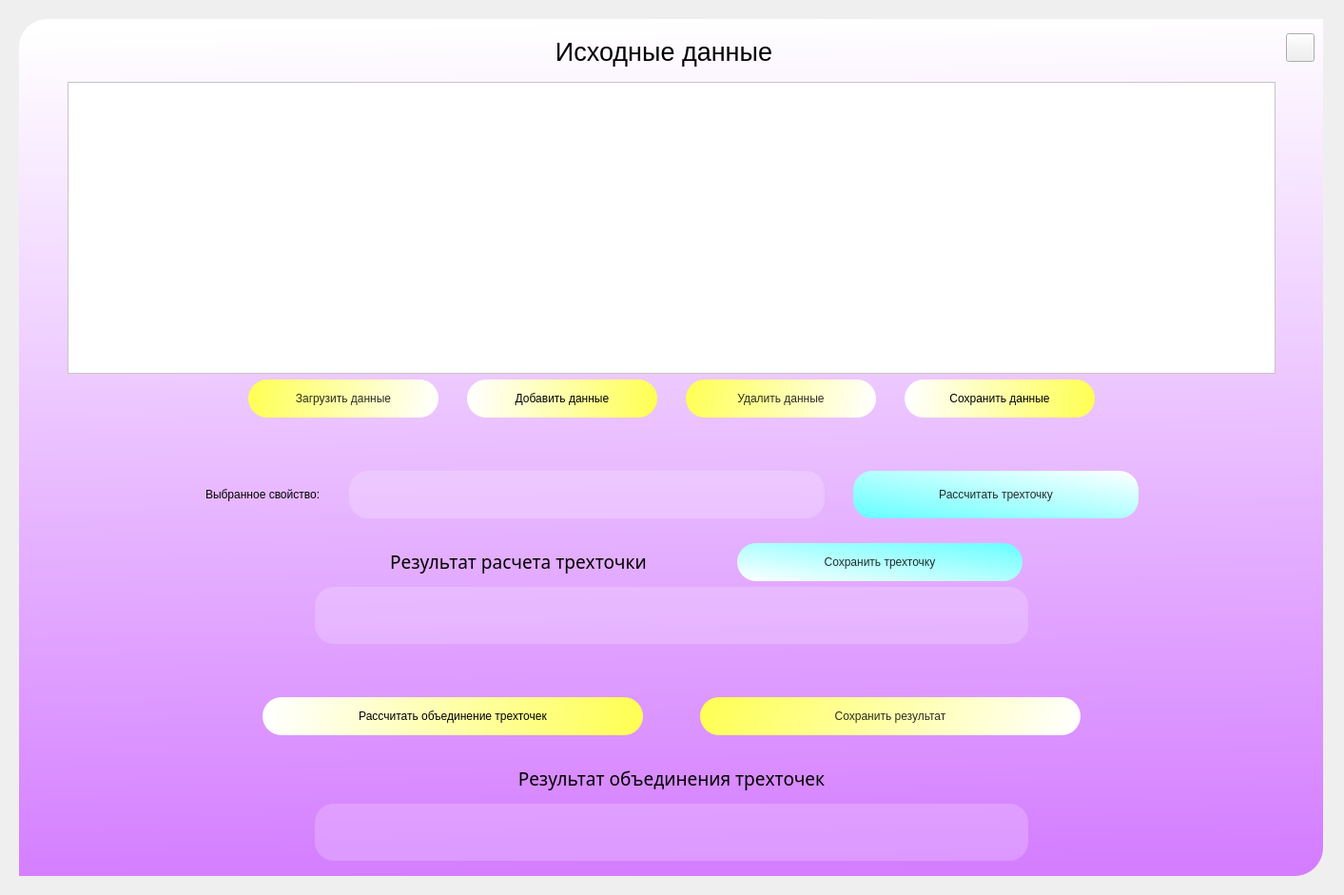
<?xml version="1.0" encoding="UTF-8"?>
<ui version="4.0">
 <class>MainWindow</class>
 <widget class="QMainWindow" name="MainWindow">
  <property name="windowModality">
   <enum>Qt::NonModal</enum>
  </property>
  <property name="enabled">
   <bool>true</bool>
  </property>
  <property name="geometry">
   <rect>
    <x>0</x>
    <y>0</y>
    <width>1413</width>
    <height>941</height>
   </rect>
  </property>
  <property name="sizePolicy">
   <sizepolicy hsizetype="Expanding" vsizetype="Expanding">
    <horstretch>0</horstretch>
    <verstretch>0</verstretch>
   </sizepolicy>
  </property>
  <property name="minimumSize">
   <size>
    <width>0</width>
    <height>0</height>
   </size>
  </property>
  <property name="maximumSize">
   <size>
    <width>16777215</width>
    <height>16777215</height>
   </size>
  </property>
  <property name="cursor">
   <cursorShape>ArrowCursor</cursorShape>
  </property>
  <property name="mouseTracking">
   <bool>false</bool>
  </property>
  <property name="tabletTracking">
   <bool>false</bool>
  </property>
  <property name="acceptDrops">
   <bool>false</bool>
  </property>
  <property name="windowTitle">
   <string>Statistical compression of one-dimential arrays</string>
  </property>
  <property name="styleSheet">
   <string notr="true"/>
  </property>
  <property name="animated">
   <bool>true</bool>
  </property>
  <widget class="QWidget" name="centralwidget">
   <widget class="QLabel" name="label_5">
    <property name="geometry">
     <rect>
      <x>20</x>
      <y>20</y>
      <width>1371</width>
      <height>901</height>
     </rect>
    </property>
    <property name="styleSheet">
     <string notr="true">background-color: qlineargradient(spread:pad, x1:0.522, y1:1, x2:0.493, y2:0, stop:0 rgba(212, 125, 255, 255), stop:1 rgba(255, 255, 255, 255));
border-top-left-radius: 30px;
border-bottom-right-radius: 30px;</string>
    </property>
    <property name="text">
     <string/>
    </property>
   </widget>
   <widget class="QWidget" name="layoutWidget">
    <property name="geometry">
     <rect>
      <x>30</x>
      <y>30</y>
      <width>1352</width>
      <height>875</height>
     </rect>
    </property>
    <layout class="QVBoxLayout" name="verticalLayout_6">
     <item>
      <layout class="QVBoxLayout" name="verticalLayout">
       <property name="sizeConstraint">
        <enum>QLayout::SetMinimumSize</enum>
       </property>
       <item>
        <layout class="QHBoxLayout" name="horizontalLayout_10">
         <item>
          <layout class="QHBoxLayout" name="horizontalLayout_12">
           <item>
            <spacer name="horizontalSpacer_8">
             <property name="orientation">
              <enum>Qt::Horizontal</enum>
             </property>
             <property name="sizeType">
              <enum>QSizePolicy::Fixed</enum>
             </property>
             <property name="sizeHint" stdset="0">
              <size>
               <width>505</width>
               <height>20</height>
              </size>
             </property>
            </spacer>
           </item>
           <item>
            <widget class="QLabel" name="label_4">
             <property name="minimumSize">
              <size>
               <width>0</width>
               <height>50</height>
              </size>
             </property>
             <property name="maximumSize">
              <size>
               <width>16777215</width>
               <height>50</height>
              </size>
             </property>
             <property name="styleSheet">
              <string notr="true">background-color: rgba(255, 255, 255, 0);
font: 75 italic 26pt &quot;Century Gothic&quot;;
</string>
             </property>
             <property name="text">
              <string>&lt;html&gt;&lt;head/&gt;&lt;body&gt;&lt;p align=&quot;center&quot;&gt;&lt;span style=&quot; font-size:20pt;&quot;&gt;Исходные данные&lt;/span&gt;&lt;/p&gt;&lt;/body&gt;&lt;/html&gt;</string>
             </property>
            </widget>
           </item>
           <item>
            <spacer name="horizontalSpacer_7">
             <property name="orientation">
              <enum>Qt::Horizontal</enum>
             </property>
             <property name="sizeType">
              <enum>QSizePolicy::Fixed</enum>
             </property>
             <property name="sizeHint" stdset="0">
              <size>
               <width>485</width>
               <height>20</height>
              </size>
             </property>
            </spacer>
           </item>
           <item>
            <layout class="QVBoxLayout" name="verticalLayout_7">
             <item>
              <widget class="QPushButton" name="CloseButton">
               <property name="minimumSize">
                <size>
                 <width>30</width>
                 <height>30</height>
                </size>
               </property>
               <property name="maximumSize">
                <size>
                 <width>30</width>
                 <height>30</height>
                </size>
               </property>
               <property name="styleSheet">
                <string notr="true">QPushButton#CloseButton{
	border-image: url(:/images/resources/Group 84.png);
}

QPushButton#CloseButton:hover{
border-image: url(:/images/resources/Group 85.png);
}

QPushButton#CloseButton:pressed{
border-image: url(:/images/resources/Group 85.png);
}</string>
               </property>
               <property name="text">
                <string/>
               </property>
              </widget>
             </item>
             <item>
              <spacer name="verticalSpacer_3">
               <property name="orientation">
                <enum>Qt::Vertical</enum>
               </property>
               <property name="sizeType">
                <enum>QSizePolicy::Fixed</enum>
               </property>
               <property name="sizeHint" stdset="0">
                <size>
                 <width>20</width>
                 <height>10</height>
                </size>
               </property>
              </spacer>
             </item>
            </layout>
           </item>
          </layout>
         </item>
        </layout>
       </item>
      </layout>
     </item>
     <item>
      <layout class="QHBoxLayout" name="horizontalLayout_11">
       <item>
        <spacer name="horizontalSpacer_5">
         <property name="orientation">
          <enum>Qt::Horizontal</enum>
         </property>
         <property name="sizeHint" stdset="0">
          <size>
           <width>40</width>
           <height>20</height>
          </size>
         </property>
        </spacer>
       </item>
       <item>
        <widget class="QTableView" name="tableView">
         <property name="minimumSize">
          <size>
           <width>1270</width>
           <height>250</height>
          </size>
         </property>
         <property name="styleSheet">
          <string notr="true">background-color: rgb(255, 255, 255);
font: 10pt &quot;Century Gothic&quot;;</string>
         </property>
        </widget>
       </item>
       <item>
        <spacer name="horizontalSpacer_6">
         <property name="orientation">
          <enum>Qt::Horizontal</enum>
         </property>
         <property name="sizeHint" stdset="0">
          <size>
           <width>40</width>
           <height>20</height>
          </size>
         </property>
        </spacer>
       </item>
      </layout>
     </item>
     <item>
      <layout class="QHBoxLayout" name="horizontalLayout">
       <property name="spacing">
        <number>30</number>
       </property>
       <item>
        <spacer name="horizontalSpacer">
         <property name="orientation">
          <enum>Qt::Horizontal</enum>
         </property>
         <property name="sizeHint" stdset="0">
          <size>
           <width>40</width>
           <height>20</height>
          </size>
         </property>
        </spacer>
       </item>
       <item>
        <widget class="QPushButton" name="DownloadButton">
         <property name="sizePolicy">
          <sizepolicy hsizetype="Fixed" vsizetype="Fixed">
           <horstretch>0</horstretch>
           <verstretch>0</verstretch>
          </sizepolicy>
         </property>
         <property name="minimumSize">
          <size>
           <width>200</width>
           <height>40</height>
          </size>
         </property>
         <property name="styleSheet">
          <string notr="true">QPushButton#DownloadButton{
border-radius: 20px;
background-color: qlineargradient(spread:pad, x1:0, y1:0.483, x2:1, y2:0.523, stop:0 rgba(255, 255, 85, 255), stop:1 rgba(255, 255, 255, 255));
color:rgba(0, 0, 0, 210);
font: 12pt &quot;Century Gothic&quot;;
}

QPushButton#DownloadButton:hover{
background-color: qlineargradient(spread:pad, x1:0.985, y1:0.506, x2:0.00995025, y2:0.495, stop:0 rgba(255, 255, 85, 255), stop:1 rgba(255, 255, 255, 255));
}

QPushButton#DownloadButton:pressed{
background-color: rgba(255, 255, 85, 255);
}
</string>
         </property>
         <property name="text">
          <string>Загрузить данные</string>
         </property>
        </widget>
       </item>
       <item>
        <widget class="QPushButton" name="AddButton">
         <property name="sizePolicy">
          <sizepolicy hsizetype="Fixed" vsizetype="Fixed">
           <horstretch>0</horstretch>
           <verstretch>0</verstretch>
          </sizepolicy>
         </property>
         <property name="minimumSize">
          <size>
           <width>200</width>
           <height>40</height>
          </size>
         </property>
         <property name="styleSheet">
          <string notr="true">QPushButton#AddButton{
border-radius: 20px;
background-color: qlineargradient(spread:pad, x1:0.985, y1:0.506, x2:0.00995025, y2:0.495, stop:0 rgba(255, 255, 85, 255), stop:1 rgba(255, 255, 255, 255));
font: 12pt &quot;Century Gothic&quot;;
}

QPushButton#AddButton:hover{
border-radius: 20px;
background-color: qlineargradient(spread:pad, x1:0, y1:0.483, x2:1, y2:0.523, stop:0 rgba(255, 255, 85, 255), stop:1 rgba(255, 255, 255, 255));
color:rgba(0, 0, 0, 210);
font: 12pt &quot;Century Gothic&quot;;
}

QPushButton#AddButton:pressed{
background-color: rgba(255, 255, 85, 255);
}</string>
         </property>
         <property name="text">
          <string>Добавить данные</string>
         </property>
        </widget>
       </item>
       <item>
        <widget class="QPushButton" name="DeleteButton">
         <property name="sizePolicy">
          <sizepolicy hsizetype="Fixed" vsizetype="Fixed">
           <horstretch>0</horstretch>
           <verstretch>0</verstretch>
          </sizepolicy>
         </property>
         <property name="minimumSize">
          <size>
           <width>200</width>
           <height>40</height>
          </size>
         </property>
         <property name="styleSheet">
          <string notr="true">QPushButton#DeleteButton{
border-radius: 20px;
background-color: qlineargradient(spread:pad, x1:0, y1:0.483, x2:1, y2:0.523, stop:0 rgba(255, 255, 85, 255), stop:1 rgba(255, 255, 255, 255));
color:rgba(0, 0, 0, 210);
font: 12pt &quot;Century Gothic&quot;;
}

QPushButton#DeleteButton:hover{
background-color: qlineargradient(spread:pad, x1:0.985, y1:0.506, x2:0.00995025, y2:0.495, stop:0 rgba(255, 255, 85, 255), stop:1 rgba(255, 255, 255, 255));
}

QPushButton#DeleteButton:pressed{
background-color: rgba(255, 255, 85, 255);
}</string>
         </property>
         <property name="text">
          <string>Удалить данные</string>
         </property>
        </widget>
       </item>
       <item>
        <widget class="QPushButton" name="SaveButton">
         <property name="sizePolicy">
          <sizepolicy hsizetype="Fixed" vsizetype="Fixed">
           <horstretch>0</horstretch>
           <verstretch>0</verstretch>
          </sizepolicy>
         </property>
         <property name="minimumSize">
          <size>
           <width>200</width>
           <height>40</height>
          </size>
         </property>
         <property name="styleSheet">
          <string notr="true">QPushButton#SaveButton{
border-radius: 20px;
background-color: qlineargradient(spread:pad, x1:0.985, y1:0.506, x2:0.00995025, y2:0.495, stop:0 rgba(255, 255, 85, 255), stop:1 rgba(255, 255, 255, 255));
font: 12pt &quot;Century Gothic&quot;;
}

QPushButton#SaveButton:hover{
border-radius: 20px;
background-color: qlineargradient(spread:pad, x1:0, y1:0.483, x2:1, y2:0.523, stop:0 rgba(255, 255, 85, 255), stop:1 rgba(255, 255, 255, 255));
color:rgba(0, 0, 0, 210);
font: 12pt &quot;Century Gothic&quot;;
}

QPushButton#SaveButton:pressed{
background-color: rgba(255, 255, 85, 255);
}</string>
         </property>
         <property name="text">
          <string>Сохранить данные</string>
         </property>
        </widget>
       </item>
       <item>
        <spacer name="horizontalSpacer_2">
         <property name="orientation">
          <enum>Qt::Horizontal</enum>
         </property>
         <property name="sizeHint" stdset="0">
          <size>
           <width>40</width>
           <height>20</height>
          </size>
         </property>
        </spacer>
       </item>
      </layout>
     </item>
     <item>
      <layout class="QVBoxLayout" name="verticalLayout_2">
       <item>
        <spacer name="verticalSpacer">
         <property name="orientation">
          <enum>Qt::Vertical</enum>
         </property>
         <property name="sizeType">
          <enum>QSizePolicy::Fixed</enum>
         </property>
         <property name="sizeHint" stdset="0">
          <size>
           <width>20</width>
           <height>50</height>
          </size>
         </property>
        </spacer>
       </item>
       <item>
        <layout class="QHBoxLayout" name="horizontalLayout_4">
         <property name="spacing">
          <number>30</number>
         </property>
         <item>
          <spacer name="horizontalSpacer_3">
           <property name="orientation">
            <enum>Qt::Horizontal</enum>
           </property>
           <property name="sizeHint" stdset="0">
            <size>
             <width>40</width>
             <height>20</height>
            </size>
           </property>
          </spacer>
         </item>
         <item>
          <widget class="QLabel" name="label_2">
           <property name="mouseTracking">
            <bool>false</bool>
           </property>
           <property name="styleSheet">
            <string notr="true">background-color:rgba(255, 255, 255, 0);
font: 75 12pt &quot;Segoe Script&quot;;</string>
           </property>
           <property name="text">
            <string>Выбранное свойство:</string>
           </property>
          </widget>
         </item>
         <item>
          <widget class="QLineEdit" name="propertylineEdit">
           <property name="minimumSize">
            <size>
             <width>500</width>
             <height>50</height>
            </size>
           </property>
           <property name="styleSheet">
            <string notr="true">border-radius: 20px;
background-color: rgba(255, 255, 255, 50);
font: 8pt &quot;Century Gothic&quot;;
text-align: center
</string>
           </property>
           <property name="readOnly">
            <bool>true</bool>
           </property>
          </widget>
         </item>
         <item>
          <widget class="QPushButton" name="PointButton">
           <property name="sizePolicy">
            <sizepolicy hsizetype="Fixed" vsizetype="Fixed">
             <horstretch>0</horstretch>
             <verstretch>0</verstretch>
            </sizepolicy>
           </property>
           <property name="minimumSize">
            <size>
             <width>300</width>
             <height>50</height>
            </size>
           </property>
           <property name="styleSheet">
            <string notr="true">QPushButton#PointButton{
border-radius: 20px;
background-color: qlineargradient(spread:pad, x1:0, y1:0.988636, x2:1, y2:0, stop:0 rgba(102, 255, 255, 255), stop:1 rgba(255, 255, 255, 255));
color:rgba(0, 0, 0, 210);
font: 75 12pt &quot;Segoe Script&quot;;
}

QPushButton#PointButton:hover{
background-color: qlineargradient(spread:pad, x1:1, y1:0, x2:0, y2:1, stop:0 rgba(102, 255, 255, 255), stop:1 rgba(255, 255, 255, 255));
}

QPushButton#PointButton:pressed{
background-color: rgba(102, 255, 255, 255);
}</string>
           </property>
           <property name="text">
            <string>Рассчитать трехточку</string>
           </property>
          </widget>
         </item>
         <item>
          <spacer name="horizontalSpacer_4">
           <property name="orientation">
            <enum>Qt::Horizontal</enum>
           </property>
           <property name="sizeHint" stdset="0">
            <size>
             <width>40</width>
             <height>20</height>
            </size>
           </property>
          </spacer>
         </item>
        </layout>
       </item>
       <item>
        <spacer name="verticalSpacer_2">
         <property name="orientation">
          <enum>Qt::Vertical</enum>
         </property>
         <property name="sizeType">
          <enum>QSizePolicy::Fixed</enum>
         </property>
         <property name="sizeHint" stdset="0">
          <size>
           <width>20</width>
           <height>20</height>
          </size>
         </property>
        </spacer>
       </item>
       <item>
        <layout class="QHBoxLayout" name="horizontalLayout_9"/>
       </item>
       <item>
        <layout class="QVBoxLayout" name="verticalLayout_5">
         <item>
          <layout class="QVBoxLayout" name="verticalLayout_4">
           <item>
            <layout class="QHBoxLayout" name="horizontalLayout_6">
             <property name="spacing">
              <number>20</number>
             </property>
             <item>
              <spacer name="horizontalSpacer_11">
               <property name="orientation">
                <enum>Qt::Horizontal</enum>
               </property>
               <property name="sizeType">
                <enum>QSizePolicy::Fixed</enum>
               </property>
               <property name="sizeHint" stdset="0">
                <size>
                 <width>305</width>
                 <height>20</height>
                </size>
               </property>
              </spacer>
             </item>
             <item>
              <widget class="QLabel" name="label_3">
               <property name="sizePolicy">
                <sizepolicy hsizetype="Fixed" vsizetype="Fixed">
                 <horstretch>0</horstretch>
                 <verstretch>0</verstretch>
                </sizepolicy>
               </property>
               <property name="minimumSize">
                <size>
                 <width>420</width>
                 <height>40</height>
                </size>
               </property>
               <property name="maximumSize">
                <size>
                 <width>420</width>
                 <height>40</height>
                </size>
               </property>
               <property name="font">
                <font>
                 <family>Segoe Script</family>
                 <pointsize>12</pointsize>
                 <weight>9</weight>
                 <italic>false</italic>
                 <bold>false</bold>
                </font>
               </property>
               <property name="mouseTracking">
                <bool>true</bool>
               </property>
               <property name="styleSheet">
                <string notr="true">background-color:rgba(255, 255, 255, 0);
font: 75 12pt &quot;Segoe Script&quot;;</string>
               </property>
               <property name="text">
                <string>&lt;html&gt;&lt;head/&gt;&lt;body&gt;&lt;p align=&quot;center&quot;&gt;&lt;span style=&quot; font-size:14pt;&quot;&gt;Результат расчета трехточки&lt;/span&gt;&lt;/p&gt;&lt;/body&gt;&lt;/html&gt;</string>
               </property>
              </widget>
             </item>
             <item>
              <widget class="QPushButton" name="SavePointButton">
               <property name="sizePolicy">
                <sizepolicy hsizetype="Fixed" vsizetype="Fixed">
                 <horstretch>0</horstretch>
                 <verstretch>0</verstretch>
                </sizepolicy>
               </property>
               <property name="minimumSize">
                <size>
                 <width>300</width>
                 <height>40</height>
                </size>
               </property>
               <property name="maximumSize">
                <size>
                 <width>300</width>
                 <height>40</height>
                </size>
               </property>
               <property name="styleSheet">
                <string notr="true">QPushButton#SavePointButton{
border-radius: 20px;
background-color: qlineargradient(spread:pad, x1:1, y1:0, x2:0, y2:1, stop:0 rgba(102, 255, 255, 255), stop:1 rgba(255, 255, 255, 255));
color:rgba(0, 0, 0, 210);
font: 75 12pt &quot;Segoe Script&quot;;
}

QPushButton#SavePointButton:hover{
background-color: qlineargradient(spread:pad, x1:0, y1:0.988636, x2:1, y2:0, stop:0 rgba(102, 255, 255, 255), stop:1 rgba(255, 255, 255, 255));
}

QPushButton#SavePointButton:pressed{
background-color: rgba(102, 255, 255, 255);
}</string>
               </property>
               <property name="text">
                <string>Сохранить трехточку</string>
               </property>
              </widget>
             </item>
             <item>
              <spacer name="horizontalSpacer_12">
               <property name="orientation">
                <enum>Qt::Horizontal</enum>
               </property>
               <property name="sizeHint" stdset="0">
                <size>
                 <width>40</width>
                 <height>20</height>
                </size>
               </property>
              </spacer>
             </item>
            </layout>
           </item>
           <item>
            <layout class="QHBoxLayout" name="horizontalLayout_7">
             <item>
              <widget class="QLineEdit" name="ValuePointEdit">
               <property name="minimumSize">
                <size>
                 <width>750</width>
                 <height>60</height>
                </size>
               </property>
               <property name="maximumSize">
                <size>
                 <width>750</width>
                 <height>60</height>
                </size>
               </property>
               <property name="styleSheet">
                <string notr="true">border-radius: 20px;
background-color: rgba(255, 255, 255, 50);
font: 8pt &quot;Century Gothic&quot;;
text-align: center
</string>
               </property>
               <property name="readOnly">
                <bool>true</bool>
               </property>
              </widget>
             </item>
            </layout>
           </item>
          </layout>
         </item>
         <item>
          <spacer name="verticalSpacer_5">
           <property name="orientation">
            <enum>Qt::Vertical</enum>
           </property>
           <property name="sizeHint" stdset="0">
            <size>
             <width>20</width>
             <height>50</height>
            </size>
           </property>
          </spacer>
         </item>
         <item>
          <layout class="QHBoxLayout" name="horizontalLayout_5">
           <property name="spacing">
            <number>60</number>
           </property>
           <item>
            <spacer name="horizontalSpacer_9">
             <property name="orientation">
              <enum>Qt::Horizontal</enum>
             </property>
             <property name="sizeHint" stdset="0">
              <size>
               <width>40</width>
               <height>20</height>
              </size>
             </property>
            </spacer>
           </item>
           <item>
            <widget class="QPushButton" name="CalcPointButton">
             <property name="sizePolicy">
              <sizepolicy hsizetype="Fixed" vsizetype="Fixed">
               <horstretch>0</horstretch>
               <verstretch>0</verstretch>
              </sizepolicy>
             </property>
             <property name="minimumSize">
              <size>
               <width>400</width>
               <height>40</height>
              </size>
             </property>
             <property name="maximumSize">
              <size>
               <width>400</width>
               <height>40</height>
              </size>
             </property>
             <property name="styleSheet">
              <string notr="true">QPushButton#CalcPointButton{
border-radius: 20px;
background-color: qlineargradient(spread:pad, x1:0.985, y1:0.506, x2:0.00995025, y2:0.495, stop:0 rgba(255, 255, 85, 255), stop:1 rgba(255, 255, 255, 255));
font: 12pt &quot;Century Gothic&quot;;
}

QPushButton#CalcPointButton:hover{
border-radius: 20px;
background-color: qlineargradient(spread:pad, x1:0, y1:0.483, x2:1, y2:0.523, stop:0 rgba(255, 255, 85, 255), stop:1 rgba(255, 255, 255, 255));
color:rgba(0, 0, 0, 210);
font: 12pt &quot;Century Gothic&quot;;
}

QPushButton#CalcPointButton:pressed{
background-color: rgba(255, 255, 85, 255);
}</string>
             </property>
             <property name="text">
              <string>Рассчитать объединение трехточек</string>
             </property>
            </widget>
           </item>
           <item>
            <widget class="QPushButton" name="SaveResultButton">
             <property name="sizePolicy">
              <sizepolicy hsizetype="Fixed" vsizetype="Fixed">
               <horstretch>0</horstretch>
               <verstretch>0</verstretch>
              </sizepolicy>
             </property>
             <property name="minimumSize">
              <size>
               <width>400</width>
               <height>40</height>
              </size>
             </property>
             <property name="maximumSize">
              <size>
               <width>400</width>
               <height>40</height>
              </size>
             </property>
             <property name="styleSheet">
              <string notr="true">QPushButton#SaveResultButton{
border-radius: 20px;
background-color: qlineargradient(spread:pad, x1:0, y1:0.483, x2:1, y2:0.523, stop:0 rgba(255, 255, 85, 255), stop:1 rgba(255, 255, 255, 255));
color:rgba(0, 0, 0, 210);
font: 12pt &quot;Century Gothic&quot;;
}

QPushButton#SaveResultButton:hover{
background-color: qlineargradient(spread:pad, x1:0.985, y1:0.506, x2:0.00995025, y2:0.495, stop:0 rgba(255, 255, 85, 255), stop:1 rgba(255, 255, 255, 255));
}

QPushButton#SaveResultButton:pressed{
background-color: rgba(255, 255, 85, 255);
}
</string>
             </property>
             <property name="text">
              <string>Сохранить результат</string>
             </property>
            </widget>
           </item>
           <item>
            <spacer name="horizontalSpacer_10">
             <property name="orientation">
              <enum>Qt::Horizontal</enum>
             </property>
             <property name="sizeHint" stdset="0">
              <size>
               <width>40</width>
               <height>20</height>
              </size>
             </property>
            </spacer>
           </item>
          </layout>
         </item>
         <item>
          <spacer name="verticalSpacer_4">
           <property name="orientation">
            <enum>Qt::Vertical</enum>
           </property>
           <property name="sizeType">
            <enum>QSizePolicy::Fixed</enum>
           </property>
           <property name="sizeHint" stdset="0">
            <size>
             <width>20</width>
             <height>20</height>
            </size>
           </property>
          </spacer>
         </item>
         <item>
          <layout class="QVBoxLayout" name="verticalLayout_3">
           <item>
            <layout class="QHBoxLayout" name="horizontalLayout_3">
             <item>
              <widget class="QLabel" name="label">
               <property name="sizePolicy">
                <sizepolicy hsizetype="Fixed" vsizetype="Fixed">
                 <horstretch>0</horstretch>
                 <verstretch>0</verstretch>
                </sizepolicy>
               </property>
               <property name="minimumSize">
                <size>
                 <width>470</width>
                 <height>40</height>
                </size>
               </property>
               <property name="maximumSize">
                <size>
                 <width>470</width>
                 <height>40</height>
                </size>
               </property>
               <property name="font">
                <font>
                 <family>Segoe Script</family>
                 <pointsize>12</pointsize>
                 <weight>9</weight>
                 <italic>false</italic>
                 <bold>false</bold>
                </font>
               </property>
               <property name="styleSheet">
                <string notr="true">background-color:rgba(255, 255, 255, 0);
font: 75 12pt &quot;Segoe Script&quot;;</string>
               </property>
               <property name="text">
                <string>&lt;html&gt;&lt;head/&gt;&lt;body&gt;&lt;p align=&quot;center&quot;&gt;&lt;span style=&quot; font-size:14pt;&quot;&gt;Результат объединения трехточек&lt;/span&gt;&lt;/p&gt;&lt;/body&gt;&lt;/html&gt;</string>
               </property>
              </widget>
             </item>
            </layout>
           </item>
           <item>
            <layout class="QHBoxLayout" name="horizontalLayout_2">
             <item>
              <widget class="QLineEdit" name="ValueJoinPointEdit">
               <property name="minimumSize">
                <size>
                 <width>750</width>
                 <height>60</height>
                </size>
               </property>
               <property name="maximumSize">
                <size>
                 <width>750</width>
                 <height>60</height>
                </size>
               </property>
               <property name="styleSheet">
                <string notr="true">border-radius: 20px;
background-color: rgba(255, 255, 255, 50);
font: 8pt &quot;Century Gothic&quot;;
text-align: center
</string>
               </property>
               <property name="readOnly">
                <bool>true</bool>
               </property>
              </widget>
             </item>
            </layout>
           </item>
          </layout>
         </item>
        </layout>
       </item>
      </layout>
     </item>
    </layout>
   </widget>
  </widget>
 </widget>
 <resources>
  <include location="../res.qrc"/>
 </resources>
 <connections/>
</ui>
